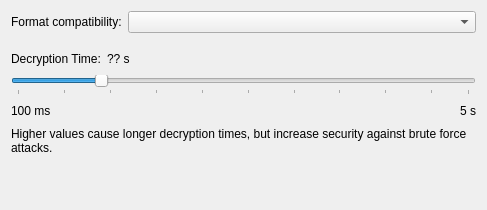
<?xml version="1.0" encoding="UTF-8"?>
<ui version="4.0">
 <class>DatabaseSettingsWidgetEncryption</class>
 <widget class="QWidget" name="DatabaseSettingsWidgetEncryption">
  <property name="geometry">
   <rect>
    <x>0</x>
    <y>0</y>
    <width>487</width>
    <height>210</height>
   </rect>
  </property>
  <layout class="QVBoxLayout" name="_2">
   <item>
    <widget class="QStackedWidget" name="stackedWidget">
     <property name="currentIndex">
      <number>0</number>
     </property>
     <widget class="QWidget" name="simpleSettings">
      <layout class="QVBoxLayout" name="verticalLayout_2">
       <property name="leftMargin">
        <number>0</number>
       </property>
       <property name="topMargin">
        <number>0</number>
       </property>
       <property name="rightMargin">
        <number>0</number>
       </property>
       <property name="bottomMargin">
        <number>0</number>
       </property>
       <item>
        <layout class="QFormLayout" name="formLayout">
         <item row="0" column="0">
          <widget class="QLabel" name="compatibilityLabel">
           <property name="text">
            <string>Format compatibility:</string>
           </property>
          </widget>
         </item>
         <item row="0" column="1">
          <widget class="QComboBox" name="compatibilitySelection">
           <property name="sizePolicy">
            <sizepolicy hsizetype="MinimumExpanding" vsizetype="Fixed">
             <horstretch>0</horstretch>
             <verstretch>0</verstretch>
            </sizepolicy>
           </property>
          </widget>
         </item>
        </layout>
       </item>
       <item>
        <spacer name="verticalSpacer_2">
         <property name="orientation">
          <enum>Qt::Vertical</enum>
         </property>
         <property name="sizeType">
          <enum>QSizePolicy::Fixed</enum>
         </property>
         <property name="sizeHint" stdset="0">
          <size>
           <width>20</width>
           <height>10</height>
          </size>
         </property>
        </spacer>
       </item>
       <item>
        <layout class="QHBoxLayout" name="horizontalLayout_2">
         <item>
          <widget class="QLabel" name="decryptionTimeLabel">
           <property name="text">
            <string>Decryption Time:</string>
           </property>
          </widget>
         </item>
         <item>
          <widget class="QLabel" name="decryptionTimeValueLabel">
           <property name="text">
            <string>?? s</string>
           </property>
          </widget>
         </item>
         <item>
          <spacer name="horizontalSpacer_2">
           <property name="orientation">
            <enum>Qt::Horizontal</enum>
           </property>
           <property name="sizeHint" stdset="0">
            <size>
             <width>40</width>
             <height>20</height>
            </size>
           </property>
          </spacer>
         </item>
        </layout>
       </item>
       <item>
        <widget class="QSlider" name="decryptionTimeSlider">
         <property name="minimum">
          <number>1</number>
         </property>
         <property name="maximum">
          <number>50</number>
         </property>
         <property name="singleStep">
          <number>1</number>
         </property>
         <property name="pageStep">
          <number>10</number>
         </property>
         <property name="value">
          <number>10</number>
         </property>
         <property name="tracking">
          <bool>false</bool>
         </property>
         <property name="orientation">
          <enum>Qt::Horizontal</enum>
         </property>
         <property name="tickPosition">
          <enum>QSlider::TicksBelow</enum>
         </property>
         <property name="tickInterval">
          <number>5</number>
         </property>
        </widget>
       </item>
       <item>
        <layout class="QHBoxLayout" name="horizontalLayout">
         <item>
          <widget class="QLabel" name="label_4">
           <property name="text">
            <string>100 ms</string>
           </property>
          </widget>
         </item>
         <item>
          <spacer name="horizontalSpacer">
           <property name="orientation">
            <enum>Qt::Horizontal</enum>
           </property>
           <property name="sizeHint" stdset="0">
            <size>
             <width>40</width>
             <height>20</height>
            </size>
           </property>
          </spacer>
         </item>
         <item>
          <widget class="QLabel" name="label_3">
           <property name="text">
            <string>5 s</string>
           </property>
          </widget>
         </item>
        </layout>
       </item>
       <item>
        <widget class="QLabel" name="label_2">
         <property name="sizePolicy">
          <sizepolicy hsizetype="Preferred" vsizetype="Fixed">
           <horstretch>0</horstretch>
           <verstretch>0</verstretch>
          </sizepolicy>
         </property>
         <property name="text">
          <string>Higher values cause longer decryption times, but increase security against brute force attacks.</string>
         </property>
         <property name="wordWrap">
          <bool>true</bool>
         </property>
        </widget>
       </item>
       <item>
        <spacer name="verticalSpacer">
         <property name="orientation">
          <enum>Qt::Vertical</enum>
         </property>
         <property name="sizeHint" stdset="0">
          <size>
           <width>20</width>
           <height>40</height>
          </size>
         </property>
        </spacer>
       </item>
      </layout>
     </widget>
     <widget class="QWidget" name="advancedSettings">
      <layout class="QFormLayout" name="formLayout_2">
       <property name="leftMargin">
        <number>0</number>
       </property>
       <property name="topMargin">
        <number>0</number>
       </property>
       <property name="rightMargin">
        <number>0</number>
       </property>
       <property name="bottomMargin">
        <number>0</number>
       </property>
       <item row="0" column="0">
        <widget class="QLabel" name="algorithmLabel">
         <property name="text">
          <string>Encryption Algorithm:</string>
         </property>
        </widget>
       </item>
       <item row="0" column="1">
        <widget class="QComboBox" name="algorithmComboBox">
         <property name="sizePolicy">
          <sizepolicy hsizetype="Expanding" vsizetype="Fixed">
           <horstretch>0</horstretch>
           <verstretch>0</verstretch>
          </sizepolicy>
         </property>
         <item>
          <property name="text">
           <string>AES:  256 Bit   (default)</string>
          </property>
         </item>
         <item>
          <property name="text">
           <string>Twofish:  256 Bit</string>
          </property>
         </item>
        </widget>
       </item>
       <item row="1" column="0">
        <widget class="QLabel" name="kdfLabel">
         <property name="text">
          <string>Key Derivation Function:</string>
         </property>
        </widget>
       </item>
       <item row="1" column="1">
        <widget class="QComboBox" name="kdfComboBox">
         <property name="sizePolicy">
          <sizepolicy hsizetype="Expanding" vsizetype="Fixed">
           <horstretch>0</horstretch>
           <verstretch>0</verstretch>
          </sizepolicy>
         </property>
        </widget>
       </item>
       <item row="2" column="0">
        <widget class="QLabel" name="transformRoundsLabel">
         <property name="text">
          <string>Transform rounds:</string>
         </property>
        </widget>
       </item>
       <item row="2" column="1">
        <layout class="QHBoxLayout" name="horizontalLayout_3" stretch="40,40,0">
         <item>
          <widget class="QSpinBox" name="transformRoundsSpinBox">
           <property name="minimumSize">
            <size>
             <width>150</width>
             <height>0</height>
            </size>
           </property>
           <property name="maximumSize">
            <size>
             <width>150</width>
             <height>16777215</height>
            </size>
           </property>
           <property name="alignment">
            <set>Qt::AlignLeading|Qt::AlignLeft|Qt::AlignVCenter</set>
           </property>
           <property name="minimum">
            <number>1</number>
           </property>
           <property name="maximum">
            <number>1000000000</number>
           </property>
          </widget>
         </item>
         <item>
          <widget class="QToolButton" name="transformBenchmarkButton">
           <property name="focusPolicy">
            <enum>Qt::WheelFocus</enum>
           </property>
           <property name="text">
            <string>Benchmark 1-second delay</string>
           </property>
          </widget>
         </item>
         <item>
          <spacer name="horizontalSpacer_3">
           <property name="orientation">
            <enum>Qt::Horizontal</enum>
           </property>
           <property name="sizeHint" stdset="0">
            <size>
             <width>40</width>
             <height>20</height>
            </size>
           </property>
          </spacer>
         </item>
        </layout>
       </item>
       <item row="3" column="0">
        <widget class="QLabel" name="memoryUsageLabel">
         <property name="text">
          <string>Memory Usage:</string>
         </property>
        </widget>
       </item>
       <item row="3" column="1">
        <widget class="QSpinBox" name="memorySpinBox">
         <property name="minimumSize">
          <size>
           <width>150</width>
           <height>0</height>
          </size>
         </property>
         <property name="maximumSize">
          <size>
           <width>150</width>
           <height>16777215</height>
          </size>
         </property>
         <property name="minimum">
          <number>1</number>
         </property>
         <property name="maximum">
          <number>1048576</number>
         </property>
        </widget>
       </item>
       <item row="4" column="0">
        <widget class="QLabel" name="parallelismLabel">
         <property name="text">
          <string>Parallelism:</string>
         </property>
        </widget>
       </item>
       <item row="4" column="1">
        <widget class="QSpinBox" name="parallelismSpinBox">
         <property name="minimumSize">
          <size>
           <width>150</width>
           <height>0</height>
          </size>
         </property>
         <property name="maximumSize">
          <size>
           <width>150</width>
           <height>16777215</height>
          </size>
         </property>
         <property name="minimum">
          <number>1</number>
         </property>
         <property name="maximum">
          <number>128</number>
         </property>
        </widget>
       </item>
      </layout>
     </widget>
    </widget>
   </item>
  </layout>
 </widget>
 <resources/>
 <connections/>
</ui>
